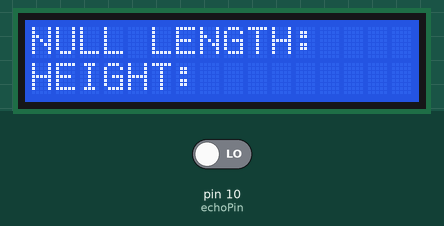
The sketch below on a simulated Arduino Uno, built with avr-gcc and run on an emulated ATmega328P. On the bench: 16×2 character LCD. Inputs (shaded band) come from the test bench; at power-on: pin 10 (echoPin) LOW. What the sketch prints to the serial monitor is not drawn.

Above: at 0.1 s.
At 3.1 s:
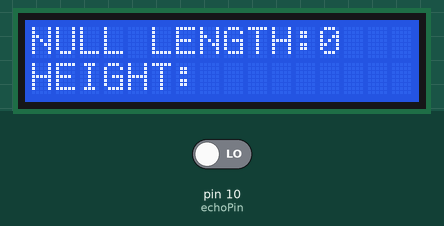
At 5.2 s:
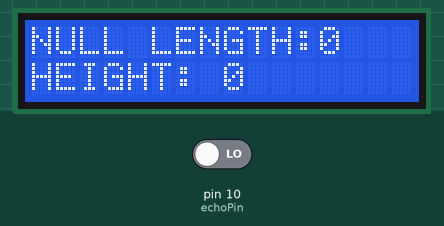

Measured:
- what the display in image 1 shows lasts 2.0 s, from 3.1 s to 5.1 s

The sketch:

Height-Measurement.ino
```cpp
#include <LiquidCrystal.h>
const int rs = 12, en = 11, d4 = 5, d5 = 4, d6 = 3, d7 = 2;
LiquidCrystal lcd(rs, en, d4, d5, d6, d7);
const int trigPin=9;
const int echoPin=10;
float distance;
boolean c=0;
int duration,x;
void setup() {
  // put your setup code here, to run once:
lcd.begin(16, 2);
pinMode(trigPin,OUTPUT);
pinMode(echoPin,INPUT);
Serial.begin(9600);
lcd.print("NULL LENGTH: ");
lcd.setCursor(0, 1);
lcd.print("HEIGHT: ");
}

void loop() {

digitalWrite(trigPin,LOW);
delay(10);
digitalWrite(trigPin,HIGH);
delay(10);
digitalWrite(trigPin,LOW);
duration=pulseIn(echoPin,HIGH);
distance=duration*0.034/2;
if(!c)
{
 x=distance;
 // x=Serial.println(distance);
 Serial.println(distance);
  delay(2000);
  c = 1;
  lcd.setCursor(12, 0);
  lcd.print(x);
}
else
{

  lcd.setCursor(8, 1);
  if (distance >= x)
  lcd.print(x);
  else
  lcd.print(x-distance);
 }
 delay(1000);
}
```
